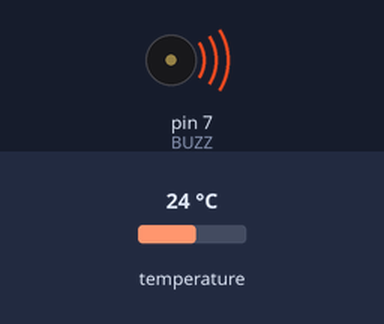
Bench run of a sketch on a simulated Arduino Uno, built with avr-gcc and run on an emulated ATmega328P. Shown: buzzer (waves = sounding). The test bench sets the inputs (shaded band); at power-on: temperature 24 °C. Storage starts empty.

Above: at 0.1 s.
At 1.6 s:
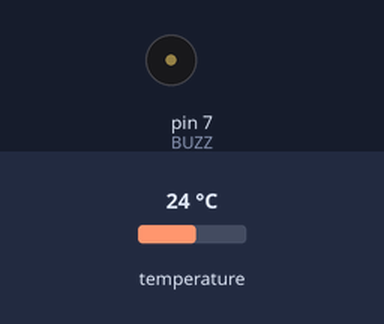
Timing chart, 0 to 3.1 s (numbered marks = the images above):
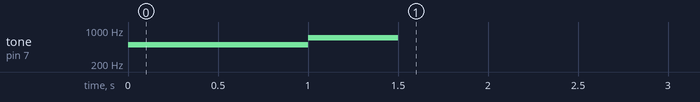

The sketch:

temp-test.ino
```cpp
#include <SD.h>
#include <SPI.h>
#include <Adafruit_BME280.h>

#define BUZZ 7
#define BME_CS 9
#define SD_CS 10
#define MOSI 11
#define MISO 12
#define SCK 13

Adafruit_BME280 bme(BME_CS);

unsigned long DATA_POINTS;
const int data_frequency_hz = 100;
int counter = 0;
float temp = 0;
boolean ran = false;
File dataLog;

void setup() {
  // put your setup code here, to run once:
  pinMode(BUZZ, OUTPUT); // Buzzer
  pinMode(BME_CS, OUTPUT); // BME CS
  pinMode(SD_CS, OUTPUT); // SD CS
  pinMode(SCK, OUTPUT);
  pinMode(MISO, INPUT);
  pinMode(MOSI, OUTPUT);
  // LOW = activate line; HIGH = deactivate line

  tone(BUZZ, 500);
  delay(1000);
  noTone(BUZZ);
  tone(BUZZ, 700);
  delay(500);
  noTone(BUZZ);
  delay(1000);

  Serial.begin(9600);
  SPI.begin();
  while(!Serial);
  DATA_POINTS = 1000;
  digitalWrite(SD_CS, HIGH);
  digitalWrite(BME_CS, LOW);


  if (!bme.begin()) {
    tone(BUZZ, 1000);
    delay(1000);
    noTone(BUZZ);
  }

  digitalWrite(BME_CS, HIGH);
  digitalWrite(SD_CS, LOW);

  if (!SD.begin(SD_CS)) {
    tone(BUZZ, 1000);
    delay(1000);
    noTone(BUZZ);
  }


  dataLog = SD.open("test.txt", FILE_WRITE);

}

void loop() {
  // put your main code here, to run repeatedly:
 while (counter < DATA_POINTS) {
    digitalWrite(SD_CS, HIGH);
    digitalWrite(BME_CS, LOW);

    temp = bme.readTemperature();

    digitalWrite(BME_CS, HIGH);
    digitalWrite(SD_CS, LOW);

    dataLog.println(temp);
    counter++;
    delay(DATA_POINTS / data_frequency_hz);
  }
  if ((counter >= DATA_POINTS) && !ran) {
    digitalWrite(SD_CS, LOW);
    dataLog.close();
    ran = true;
    digitalWrite(SD_CS, HIGH);
  }
  return;
}
```
